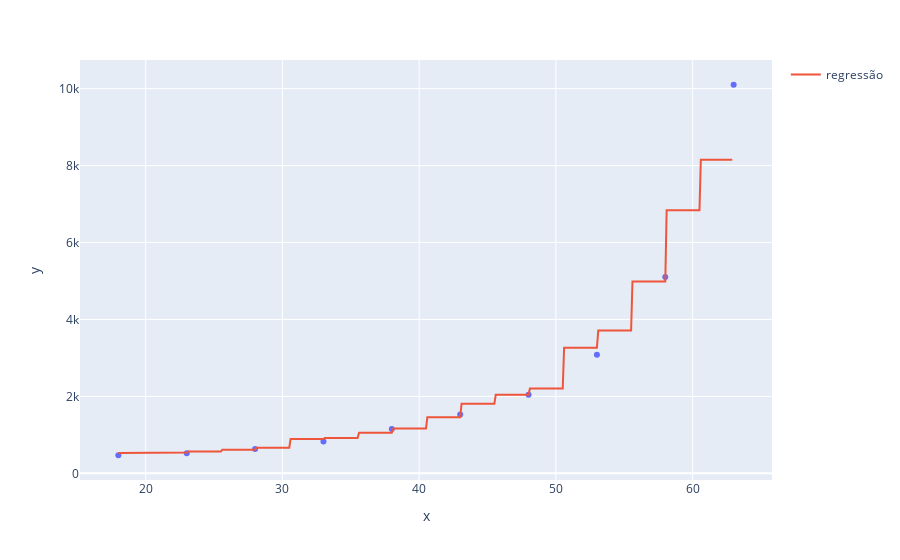

Notebook cell for this chart:
### Code cell
grafico = px.scatter(x= x_plano_saude_2.ravel(), y= y_plano_saude_2)
grafico.add_scatter(x= x_teste_arvore.ravel(), y= regressor_random_forest_saude.predict(x_teste_arvore), name= 'regressão')

### Figure 1 — Plotly figure (JSON) as saved in the notebook; plotly's stock layout.template omitted (floating-point values rounded to 4 significant figures; data arrays with more than 128 entries replaced by an {"elided": "..."} marker saying what was removed)
{"data": [{"hovertemplate": "x=%{x}<br>y=%{y}<extra></extra>", "legendgroup": "", "marker": {"color": "#636efa", "symbol": "circle"}, "mode": "markers", "name": "", "orientation": "v", "showlegend": false, "type": "scatter", "x": [18, 23, 28, 33, 38, 43, 48, 53, 58, 63], "xaxis": "x", "y": [470, 520, 630, 830, 1150, 1530, 2040, 3080, 5100, 10100], "yaxis": "y"}, {"name": "regressão", "type": "scatter", "x": {"elided": "450 float values"}, "y": {"elided": "450 float values"}}], "layout": {"legend": {"tracegroupgap": 0}, "margin": {"t": 60}, "xaxis": {"anchor": "y", "domain": [0, 1], "title": {"text": "x"}}, "yaxis": {"anchor": "x", "domain": [0, 1], "title": {"text": "y"}}}}
